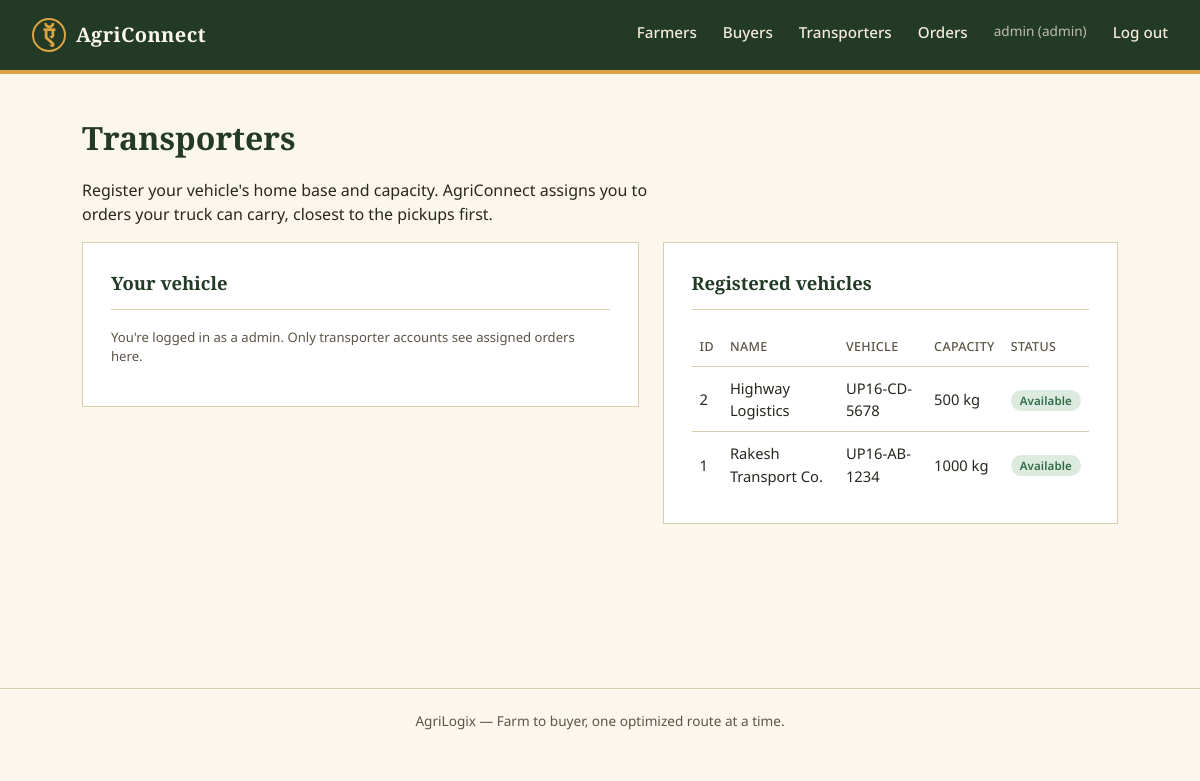
/transporter (signed in), run on the app's committed database.
### models.py (models this page shows)
class User(Base):
    __tablename__ = "users"
    id = Column(Integer, primary_key=True)
    username = Column(String(80), unique=True, nullable=False, index=True)
    password_hash = Column(String(200), nullable=False)
    role = Column(String(20), nullable=False)  # "admin" | "farmer" | "buyer" | "transporter"
    created_at = Column(DateTime, default=datetime.utcnow)

class Transporter(Base):
    __tablename__ = "transporters"
    id = Column(Integer, primary_key=True)
    user_id = Column(Integer, ForeignKey("users.id"), unique=True, nullable=True)
    name = Column(String(120), nullable=False)
    phone = Column(String(20))
    vehicle_number = Column(String(40))
    capacity_kg = Column(Float, nullable=False)
    lat = Column(Float, nullable=False)
    lon = Column(Float, nullable=False)
    available = Column(Boolean, default=True)
    cost_per_km = Column(Float, default=15.0)
    user = relationship("User")

### routers/transporters.py (the view)
@router.get("/transporter", response_class=HTMLResponse)
def transporter_page(request: Request, db: Session = Depends(get_db)):
    transporters = db.query(Transporter).order_by(Transporter.id.desc()).all()
    user = get_current_user(request, db)
    my_transporter = None
    my_orders = []
    if user and user.role == "transporter":
        my_transporter = db.query(Transporter).filter_by(user_id=user.id).first()
        if my_transporter:
            my_orders = (
                db.query(Order)
                .filter_by(transporter_id=my_transporter.id)
                .order_by(Order.id.desc())
                .all()
            )
    return render(
        request, db, "transporter.html",
        {"transporters": transporters, "my_transporter": my_transporter, "my_orders": my_orders},
    )

### templates/transporter.html (shortened to what this page needs)
{% extends "base.html" %}
{% block content %}
<h1>Transporters</h1>
<p>Register your vehicle's home base and capacity. AgriConnect assigns you to orders your truck can carry, closest to the pickups first.</p>
<div class="grid-2">
  <div>
    {% if my_transporter %}
    <div class="panel">
      <h2>Your vehicle</h2>
      <p><strong>{{ my_transporter.name }}</strong> — {{ my_transporter.vehicle_number or '—' }} ({{ my_transporter.capacity_kg|int }} kg)</p>
    </div>
    <div class="panel">
      <h2>Orders assigned to you</h2>
      {% if my_orders %}
      <table>
        <thead><tr><th>#</th><th>Crop</th><th>Qty</th><th>Status</th></tr></thead>
        <tbody>
        {% for o in my_orders %}
          <tr>
            <td><a href="/order/{{ o.id }}">#{{ o.id }}</a></td>
            <td>{{ o.crop_key }}</td>
            <td>{{ o.quantity_requested_kg|int }} kg</td>
            <td><span class="tag {{ o.status }}">{{ o.status.replace('_',' ') }}</span></td>
          </tr>
        {% endfor %}
        </tbody>
      </table>
      {% else %}
      <div class="empty-state">No orders assigned yet.</div>
      {% endif %}
    </div>
    {% else %}
    <div class="panel">
      <h2>Your vehicle</h2>
      <p class="helptext">
        {% if current_user %}
          You're logged in as a {{ current_user.role }}. Only transporter accounts see assigned orders here.
        {% else %}
          <a href="/register">Register a vehicle</a> or <a href="/login">log in</a> to see orders assigned to you.
        {% endif %}
      </p>
    </div>
    {% endif %}
  </div>
  <div class="panel">
    <h2>Registered vehicles</h2>
    {% if transporters %}
    <table>
      <thead><tr><th>ID</th><th>Name</th><th>Vehicle</th><th>Capacity</th><th>Status</th></tr></thead>
      <tbody>
      {% for t in transporters %}
        <tr>
          <td>{{ t.id }}</td><td>{{ t.name }}</td><td>{{ t.vehicle_number or '—' }}</td>
          <td>{{ t.capacity_kg|int }} kg</td>
          <td>{% if t.available %}<span class="tag matched">Available</span>{% else %}<span class="tag failed">Busy</span>{% endif %}</td>
        </tr>
      {% endfor %}
      </tbody>
    </table>
    {% else %}
    <div class="empty-state">No transporters yet.</div>
    {% endif %}
  </div>
</div>
{% endblock %}

### templates/base.html (shortened to what this page needs)
<!DOCTYPE html>
<html lang="en">
<head>
<link rel="stylesheet" href="/static/css/style.css">
</head>
<body>
<header class="topbar">
  <a class="brand" href="/">
    <span class="brand-mark">ऍ</span>
    <span class="brand-name">AgriConnect</span>
  </a>
  <nav class="mainnav">
    {% if current_user %}
      {% if current_user.role == "farmer" %}
        <a href="/farmer">Farmer Dashboard</a>
      {% elif current_user.role == "buyer" %}
        <a href="/buyer">Buyer Dashboard</a>
      {% elif current_user.role == "transporter" %}
        <a href="/transporter">Transporter Dashboard</a>
      {% elif current_user.role == "admin" %}
        <a href="/farmer">Farmers</a>
        <a href="/buyer">Buyers</a>
        <a href="/transporter">Transporters</a>
      {% endif %}
      {% if current_user.role == "admin" %}
        <a href="/orders">Orders</a>
      {% endif %}
      <span class="navmeta">{{ current_user.username }} ({{ current_user.role }})</span>
      <a href="/logout">Log out</a>
    {% endif %}
  </nav>
</header>
<main class="page">
{% block content %}{% endblock %}
</main>
<footer class="sitefoot">
  <span>AgriLogix — Farm to buyer, one optimized route at a time.</span>
</footer>
</body>
</html>

### static/css/style.css (style rules this page uses)
:root { --soil:#223A26; --soil-2:#2E4B32; --paper:#FBF7EC; --paper-2:#F3EBD8; --turmeric:#D9A441; --turmeric-dark:#B4832C; --route:#2B5F73; --rust:#A8452F; --ink:#2A2620; --ink-soft:#5B5546; --line:#D8CDAE; --radius:2px; }
* { box-sizing:border-box; }
html,body { margin:0;padding:0; }
body { background:var(--paper); color:var(--ink); font-family:'Noto Sans','Noto Sans Devanagari',sans-serif; font-size:16px; line-height:1.5; }
h1,h2,h3,.brand-name { font-family:'Zilla Slab','Noto Sans Devanagari',serif; font-weight:600; color:var(--soil); margin:0 0 .4em 0; }
a { color:var(--route); }
p { max-width:62ch; }
.topbar { display:flex;align-items:center;justify-content:space-between; padding:18px 32px; background:var(--soil); border-bottom:4px solid var(--turmeric); }
.brand { display:flex;align-items:center;gap:10px;text-decoration:none; }
.brand-mark { font-family:'Zilla Slab',serif;font-weight:700;font-size:1.5rem; color:var(--turmeric); width:34px;height:34px;display:flex;align-items:center;justify-content:center; border:2px solid var(--turmeric);border-radius:50%; }
.brand-name { color:var(--paper);font-size:1.25rem;margin:0;letter-spacing:.02em; }
.mainnav { display:flex;gap:26px; }
.mainnav a { color:var(--paper-2);text-decoration:none;font-size:.95rem;font-weight:500; padding-bottom:3px;border-bottom:2px solid transparent; }
.navmeta { color:var(--paper-2);font-size:.85rem;opacity:.75;padding-bottom:3px; }
.page { max-width:1100px;margin:0 auto;padding:40px 32px 80px; }
.sitefoot { text-align:center;padding:22px;color:var(--ink-soft);font-size:.85rem; border-top:1px solid var(--line);margin-top:60px; }
.panel { background:#fff;border:1px solid var(--line); padding:26px 28px;margin-bottom:24px; }
.panel h2 { font-size:1.15rem;border-bottom:1px solid var(--line);padding-bottom:12px;margin-bottom:18px; }
.grid-2 { display:grid;grid-template-columns:1.1fr .9fr;gap:24px;align-items:start; }
table { width:100%;border-collapse:collapse;font-size:.92rem; }
th,td { text-align:left;padding:10px 8px;border-bottom:1px solid var(--line); }
th { color:var(--ink-soft);font-weight:500;font-size:.78rem;text-transform:uppercase;letter-spacing:.03em; }
tr:last-child td { border-bottom:none; }
.tag { display:inline-block;padding:2px 9px;font-size:.72rem;border-radius:20px; font-weight:600;letter-spacing:.01em; }
.tag.matched { background:#DCEAE0;color:#2E6B45; }
.helptext { font-size:.82rem;color:var(--ink-soft);margin-top:6px; }

### data on the page
User: username "admin", role "admin"
Transporter: id "2", name "Highway Logistics", vehicle_number "UP16-CD-5678", capacity_kg "500", available "Available"
Transporter: id "1", name "Rakesh Transport Co.", vehicle_number "UP16-AB-1234", capacity_kg "1000", available "Available"
